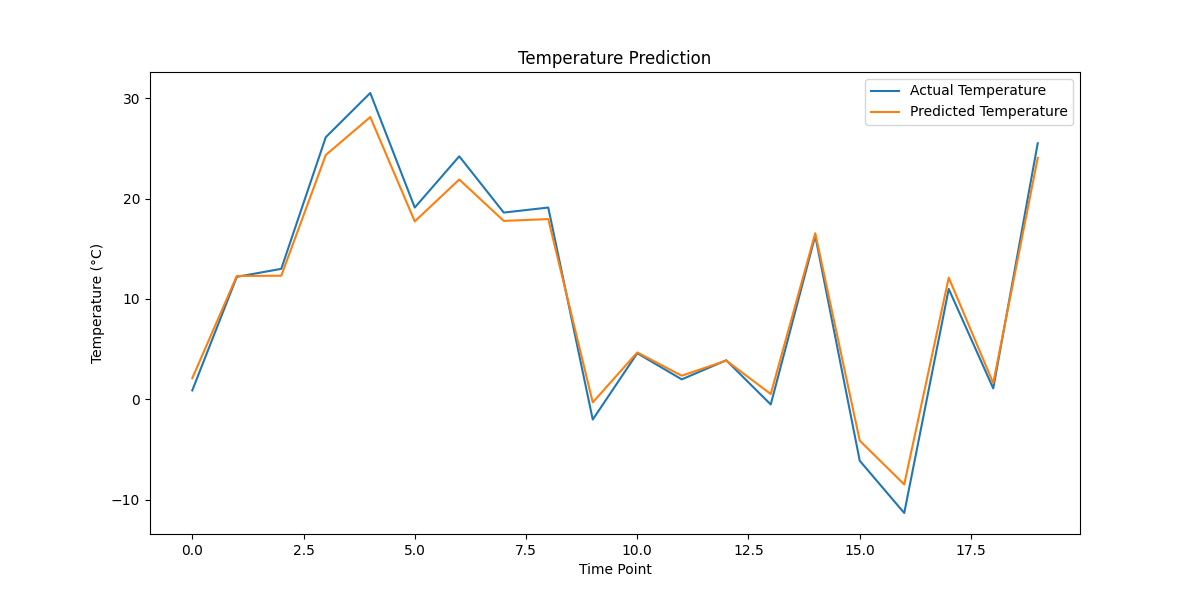

The script that saved this image:
import numpy as np
import pandas as pd
import SimpleNN as snn
import matplotlib.pyplot as plt
from sklearn.preprocessing import StandardScaler
from sklearn.model_selection import train_test_split

def load_weather_data(sequence_length=24):
    """加载天气数据，并准备用于时间序列预测
    
    Args:
        sequence_length: 用于预测的前几个小时数量
        
    Returns:
        X_train: 训练数据
        y_train: 训练标签
        X_val: 验证数据
        y_val: 验证标签
    """
    # 读取数据
    df = pd.read_csv('data/weather_data.csv')
    
    # 提取需要的特征
    features = ['Temp_C', 'Dew Point Temp_C', 'Rel Hum_%', 'Wind Speed_km/h', 'Visibility_km', 'Press_kPa']
    
    # 将日期列转换为datetime类型
    df['Date/Time'] = pd.to_datetime(df['Date/Time'])
    
    # 按时间排序
    df = df.sort_values('Date/Time')
    
    # 准备数据集
    X, y = [], []
    
    # 构建序列
    for i in range(len(df) - sequence_length):
        # 获取前sequence_length个时间点的所有特征
        X.append(df[features].values[i:i + sequence_length])
        # 预测下一个时间点的温度
        y.append(df['Temp_C'].values[i + sequence_length])
    
    X = np.array(X)
    y = np.array(y)
    
    # 重塑X为2D数组，以适应SimpleNN
    X = X.reshape(X.shape[0], -1)  # 将所有特征展平
    
    # 数据标准化
    scaler_X = StandardScaler()
    scaler_y = StandardScaler()
    X = scaler_X.fit_transform(X)
    y = scaler_y.fit_transform(y.reshape(-1, 1)).ravel()
    
    # 划分训练集和验证集
    X_train, X_val, y_train, y_val = train_test_split(X, y, test_size=0.2, random_state=42)
    
    return X_train, y_train, X_val, y_val, scaler_y, df['Temp_C'].values

def main():
    # 加载数据
    seq_length = 24  # 使用前24小时的数据预测下一小时的温度
    X_train, y_train, X_val, y_val, scaler_y, original_temps = load_weather_data(seq_length)
    
    # 构建MLP模型
    input_size = X_train.shape[1]  # 输入特征数量
    model = snn.Model(
        layers=[
            snn.Dense(input_size, 64),
            snn.ReLU(),
            snn.Dropout(0.2),
            snn.Dense(64, 32),
            snn.ReLU(),
            snn.Dropout(0.2),
            snn.Dense(32, 1)
        ]
    )
    
    # 编译模型
    model.compile(
        loss=snn.MSE(),
        optimizer=snn.Adam(lr=0.001),
        scheduler=snn.LinearDecayScheduler(final_lr=0.0005, total_steps=500),
    )
    
    # 打印模型结构
    model.summary()
    
    # 训练模型
    history = model.fit(
        x=X_train,
        y=y_train,
        batch_size=128,
        epochs=500,
        validation_data=(X_val, y_val),
        shuffle=True,
        verbose=1,
        callbacks=[
            lambda _, history: ( True if len(history['val_loss']) > 150 and history['val_loss'][-1] - min(history['val_loss']) > 0.05 else False)
        ]
    )
    
    # 评估模型
    eval_results = model.evaluate(X_val, y_val)
    print(f"验证损失: {eval_results:.4f}")
    
    # 预测
    predictions = model.predict(X_val)
    
    # 反标准化预测结果
    predictions = np.array(scaler_y.inverse_transform(predictions.reshape(-1, 1))).flatten()
    y_val_original = np.array(scaler_y.inverse_transform(y_val.reshape(-1, 1))).flatten()
    
    # 计算RMSE和MAE
    rmse = np.sqrt(np.mean((predictions - y_val_original) ** 2))
    mae = np.mean(np.abs(predictions - y_val_original))
    print(f"RMSE: {rmse:.2f}°C")
    print(f"MAE: {mae:.2f}°C")
    
    # 绘制预测结果
    plt.figure(figsize=(12, 6))
    plt.plot(y_val_original[-20:], label='Actual Temperature')
    plt.plot(predictions[-20:], label='Predicted Temperature')
    plt.title('Temperature Prediction')
    plt.xlabel('Time Point')
    plt.ylabel('Temperature (°C)')
    plt.legend()
    plt.savefig('weather_prediction.png')
    plt.close()
    
    # 绘制训练历史
    plt.figure(figsize=(12, 5))
    
    # 绘制损失
    plt.subplot(1, 2, 1)
    plt.plot(history['loss'], label='Training Loss')
    plt.plot(history['val_loss'], label='Validation Loss')
    plt.title('Loss Function')
    plt.xlabel('Epoch')
    plt.ylabel('Loss')
    plt.legend()
    
    # 绘制学习率
    plt.subplot(1, 2, 2)
    plt.plot(history['lr'])
    plt.title('Learning Rate')
    plt.xlabel('Epoch')
    plt.ylabel('Learning Rate')
    
    plt.tight_layout()
    plt.savefig('weather_training_history.png')
    plt.close()

if __name__ == '__main__':
    main()